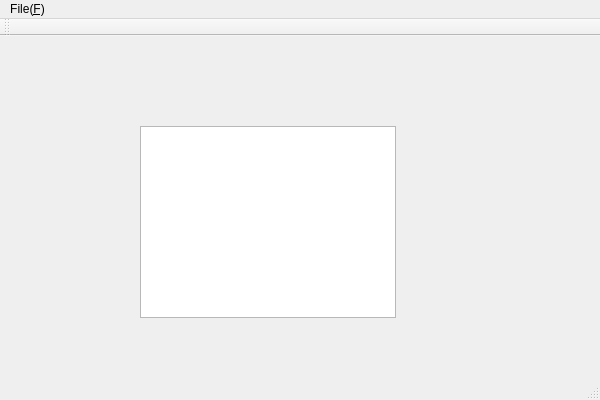
<?xml version="1.0" encoding="UTF-8"?>
<ui version="4.0">
 <class>RIMClass</class>
 <widget class="QMainWindow" name="RIMClass">
  <property name="geometry">
   <rect>
    <x>0</x>
    <y>0</y>
    <width>600</width>
    <height>400</height>
   </rect>
  </property>
  <property name="windowTitle">
   <string>RIM</string>
  </property>
  <widget class="QWidget" name="centralWidget">
   <widget class="QListWidget" name="listWidget">
    <property name="geometry">
     <rect>
      <x>140</x>
      <y>90</y>
      <width>256</width>
      <height>192</height>
     </rect>
    </property>
   </widget>
  </widget>
  <widget class="QMenuBar" name="menuBar">
   <property name="geometry">
    <rect>
     <x>0</x>
     <y>0</y>
     <width>600</width>
     <height>22</height>
    </rect>
   </property>
   <widget class="QMenu" name="fileMenu">
    <property name="title">
     <string>File(&amp;F)</string>
    </property>
    <addaction name="newAction"/>
    <addaction name="openAction"/>
    <addaction name="saveAction"/>
    <addaction name="saveAsAction"/>
    <addaction name="importAction"/>
   </widget>
   <addaction name="fileMenu"/>
  </widget>
  <widget class="QToolBar" name="mainToolBar">
   <attribute name="toolBarArea">
    <enum>TopToolBarArea</enum>
   </attribute>
   <attribute name="toolBarBreak">
    <bool>false</bool>
   </attribute>
  </widget>
  <widget class="QStatusBar" name="statusBar"/>
  <action name="newAction">
   <property name="text">
    <string>New(&amp;N)</string>
   </property>
   <property name="shortcut">
    <string>Ctrl+N</string>
   </property>
  </action>
  <action name="openAction">
   <property name="text">
    <string>Open(&amp;O)</string>
   </property>
   <property name="shortcut">
    <string>Ctrl+O</string>
   </property>
  </action>
  <action name="saveAction">
   <property name="text">
    <string>Save(&amp;S)</string>
   </property>
   <property name="shortcut">
    <string>Ctrl+S</string>
   </property>
  </action>
  <action name="saveAsAction">
   <property name="text">
    <string>Save as...</string>
   </property>
   <property name="shortcut">
    <string>Ctrl+Shift+S</string>
   </property>
  </action>
  <action name="importAction">
   <property name="text">
    <string>Import(&amp;I)...</string>
   </property>
   <property name="shortcut">
    <string>Ctrl+I</string>
   </property>
  </action>
 </widget>
 <layoutdefault spacing="6" margin="11"/>
 <resources>
  <include location="RIM.qrc"/>
 </resources>
 <connections/>
</ui>
